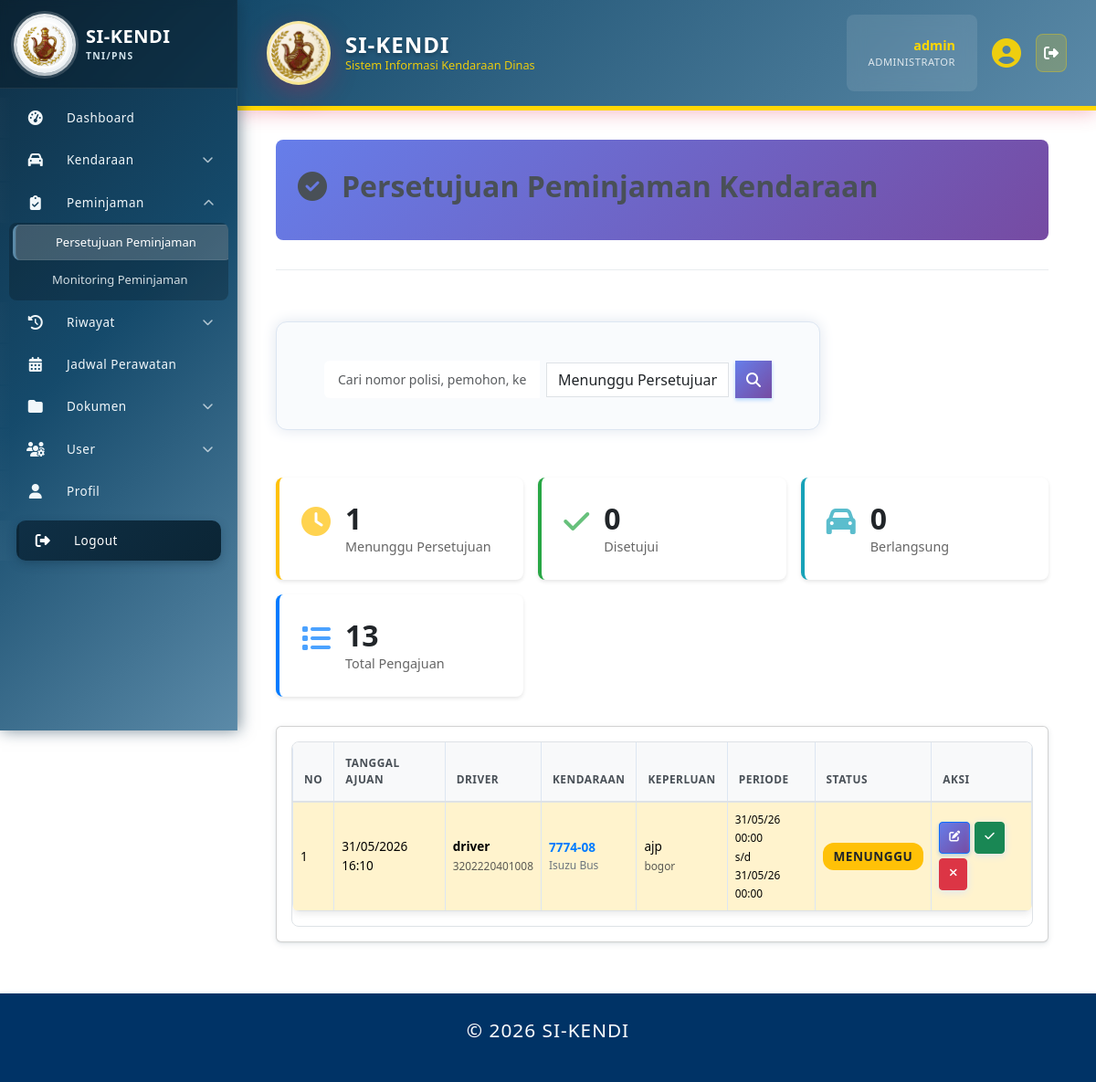
The app's page /index.php?page=persetujuan_peminjaman (signed in) with its own data.
### tables this page shows
CREATE TABLE `peminjaman_kendaraan` (
  `id` int(11) NOT NULL,
  `kendaraan_id` int(11) NOT NULL,
  `surat_tugas_id` int(11) DEFAULT NULL,
  `peminjam_id` int(11) NOT NULL,
  `approval_by` int(11) DEFAULT NULL,
  `nomor_surat` varchar(50) DEFAULT NULL,
  `tanggal_mulai` datetime NOT NULL,
  `tanggal_selesai` datetime NOT NULL,
  `tujuan` varchar(255) NOT NULL,
  `keperluan` text DEFAULT NULL,
  `rute` text DEFAULT NULL,
  `driver_id` int(11) DEFAULT NULL,
  `km_awal` int(11) DEFAULT NULL,
  `km_akhir` int(11) DEFAULT NULL,
  `bbm_awal` decimal(5,2) DEFAULT NULL,
  `bbm_akhir` decimal(5,2) DEFAULT NULL,
  `status` enum('Pending','Approved','Ongoing','Completed','Cancelled','Rejected') DEFAULT 'Pending',
  `tanggal_approval` timestamp NULL DEFAULT NULL,
  `tanggal_mulai_aktual` timestamp NULL DEFAULT NULL,
  `tanggal_selesai_aktual` timestamp NULL DEFAULT NULL,
  `catatan_approval` text DEFAULT NULL,
  `catatan_pengembalian` text DEFAULT NULL,
  `kondisi_kembali` enum('Baik','Rusak Ringan','Rusak Berat') DEFAULT 'Baik',
  `biaya_operasional` decimal(15,2) DEFAULT NULL,
  `created_at` timestamp NOT NULL DEFAULT current_timestamp(),
  `updated_at` timestamp NOT NULL DEFAULT current_timestamp() ON UPDATE current_timestamp(),
  `cancel_reason` text DEFAULT NULL,
  `approval_admin_status` enum('Pending','Approved','Rejected') NOT NULL DEFAULT 'Pending',
  `approval_admin_by` int(11) DEFAULT NULL,
  `approval_admin_at` datetime DEFAULT NULL,
  `approval_pimpinan_status` enum('Pending','Approved','Rejected') NOT NULL DEFAULT 'Pending',
  `approval_pimpinan_by` int(11) DEFAULT NULL,
  `approval_pimpinan_at` datetime DEFAULT NULL
);

CREATE TABLE `pengguna` (
  `id` int(11) NOT NULL,
  `nrp_nip` varchar(30) DEFAULT NULL,
  `nama_lengkap` varchar(100) NOT NULL,
  `pangkat` varchar(50) DEFAULT NULL,
  `jabatan` varchar(50) DEFAULT NULL,
  `satuan_pns` varchar(200) DEFAULT NULL,
  `no_hp` varchar(20) DEFAULT NULL,
  `email` varchar(100) DEFAULT NULL,
  `alamat` text DEFAULT NULL,
  `status_pegawai` enum('Aktif','Pensiun','Mutasi','Non-Aktif') NOT NULL DEFAULT 'Aktif',
  `status_aktif` enum('Aktif','Tidak Aktif') NOT NULL DEFAULT 'Aktif',
  `jenis_personel` enum('TNI','PNS') DEFAULT NULL,
  `matra` varchar(100) DEFAULT NULL,
  `korps` varchar(100) DEFAULT NULL,
  `kesatuan` varchar(200) DEFAULT NULL,
  `created_at` timestamp NOT NULL DEFAULT current_timestamp(),
  `updated_at` timestamp NOT NULL DEFAULT current_timestamp() ON UPDATE current_timestamp()
);

CREATE TABLE `kendaraan` (
  `id` int(11) NOT NULL,
  `no_polisi` varchar(20) NOT NULL,
  `no_rangka` varchar(50) NOT NULL,
  `no_mesin` varchar(50) NOT NULL,
  `penanggung_jawab` enum('Baur Spri Kapus','Baurku','Baurtarlat','Bidduk TI','Caraka','Kabidduk TI','Kabidinfomin','Kabidinfoops','Kabidpamsisfo','Kapusinfolahta TNI','Kasubbid Jarkomta & Duknis','Kasubbid Pam Aplikasi','Kasubbid Pam jarkomta','Kasubbid SDM TI','Kasubbid Sisfogarku','Kasubbid Sisfointel','Kasubbid Sisfoopslat','Kasubbid Sisfopers','Kasubbid Sisfoter','Kataud','Kaurdal','Kaurpers','Kaurtu','Tamudi Kapus','Wakapusinfolahta TNI') NOT NULL,
  `locator` varchar(255) DEFAULT NULL,
  `pengguna_id` int(11) DEFAULT NULL,
  `merk` varchar(50) NOT NULL,
  `tipe` varchar(50) DEFAULT NULL,
  `tahun_pembuatan` year(4) DEFAULT NULL,
  `warna` varchar(30) DEFAULT NULL,
  `jenis` enum('Roda 2','Roda 4','Truk','Bus','Lainnya') DEFAULT 'Roda 4',
  `bahan_bakar` enum('Pertalite','Pertamax','Solar','Listrik','Hybrid') NOT NULL DEFAULT 'Pertalite',
  `no_reg` varchar(30) DEFAULT NULL,
  `no_stnk` varchar(30) DEFAULT NULL,
  `no_bpkb` varchar(30) DEFAULT NULL,
  `tanggal_berlaku_stnk` date DEFAULT NULL,
  `pemilik_stnk` varchar(100) DEFAULT NULL,
  `status_kepemilikan` enum('Satker','Pinjam Pakai') DEFAULT 'Satker',
  `satker` varchar(50) NOT NULL,
  `kode_barang` varchar(50) DEFAULT NULL,
  `kondisi` enum('Baik','Rusak Ringan','Rusak Berat') DEFAULT 'Baik',
  `status_kendaraan` enum('Operasional','Perbaikan','Rusak','Tidak Aktif') DEFAULT 'Operasional',
  `status_peminjaman` enum('Tersedia','Dipinjam','Maintenance','Rusak') DEFAULT 'Tersedia',
  `tanggal_servis_terakhir` date DEFAULT NULL,
  `last_service_km` int(11) DEFAULT NULL,
  `odometer` int(11) DEFAULT 0,
  `foto` varchar(255) DEFAULT NULL,
  `catatan` text DEFAULT NULL,
  `created_at` timestamp NOT NULL DEFAULT current_timestamp(),
  `updated_at` timestamp NOT NULL DEFAULT current_timestamp() ON UPDATE current_timestamp()
);

### pages/persetujuan_peminjaman.php (the view, shortened to what the rows shown need)
<?php
require_once 'includes/auth.php';
$current_role = get_current_role();
$action = $_GET['action'] ?? 'list';
function get_table_columns($mysqli, $table) {
    $cols = [];
    $table = $mysqli->real_escape_string($table);
    $res = $mysqli->query("SHOW COLUMNS FROM `{$table}`");
    if ($res) {
        while ($r = $res->fetch_assoc()) {
            $cols[] = $r['Field'];
        }
    }
    return $cols;
}
function ensure_peminjaman_approval_columns($mysqli) {
    $cols = get_table_columns($mysqli, 'peminjaman_kendaraan');
    $refresh = false;
    return $refresh ? get_table_columns($mysqli, 'peminjaman_kendaraan') : $cols;
}
$peminjaman_cols = ensure_peminjaman_approval_columns($mysqli);
$has_admin_approval = in_array('approval_admin_status', $peminjaman_cols, true);
$status_filter = $_GET['status'] ?? 'Pending';
$limit = 20;
$page = max(1, (int)($_GET['p'] ?? 1));
$offset = ($page - 1) * $limit;
$where_conditions = [];
$params = [];
$param_types = '';
if ($status_filter) {
    $where_conditions[] = "p.status = ?";
    $params[] = $status_filter;
    $param_types .= 's';
}
if ($status_filter === 'Pending') {
    if ($current_role === 'admin' && $has_admin_approval) {
        $where_conditions[] = "p.approval_admin_status = 'Pending'";
    }
}
$where_sql = $where_conditions ? 'WHERE ' . implode(' AND ', $where_conditions) : '';
$cols_info = $mysqli->query("SHOW COLUMNS FROM peminjaman_kendaraan")->fetch_all(MYSQLI_ASSOC);
$cols_names = array_column($cols_info, 'Field');
$approver_col = null;
foreach (['approved_by','approval_by','approver_id','approved_by_id','approver'] as $c) {
    if (in_array($c, $cols_names)) { $approver_col = $c; break; }
}
$select_extra = '';
$join_approver = '';
if ($approver_col) {
    $select_extra = ", approver.nama_lengkap as approved_by_name";
    $join_approver = " LEFT JOIN pengguna approver ON p.{$approver_col} = approver.id";
}
$sql = "
    SELECT p.*, k.no_polisi, k.merk, k.tipe, k.jenis,
           pemohon.nama_lengkap as pemohon_name, pemohon.nrp_nip as pemohon_nip" . $select_extra . "
    FROM peminjaman_kendaraan p
    LEFT JOIN kendaraan k ON p.kendaraan_id = k.id
    LEFT JOIN pengguna pemohon ON p.peminjam_id = pemohon.id" . $join_approver . "
    $where_sql
    ORDER BY
        CASE
            WHEN p.status = 'Pending' THEN 1
            WHEN p.status = 'Approved' THEN 2
            WHEN p.status = 'Ongoing' THEN 3
            ELSE 4
        END,
        p.created_at DESC
    LIMIT ? OFFSET ?
";
$stmt = $mysqli->prepare($sql);
if ($params) {
    $param_types .= 'ii';
    $params[] = $limit;
    $params[] = $offset;
    $stmt->bind_param($param_types, ...$params);
} else {
    $stmt->bind_param('ii', $limit, $offset);
}
$stmt->execute();
$peminjaman_list = $stmt->get_result()->fetch_all(MYSQLI_ASSOC);
$detail_data = null;
function getStatusBadge($status) {
    $badges = [
        'Pending' => 'badge-warning',
        'Approved' => 'badge-success',
        'Rejected' => 'badge-danger',
        'Ongoing' => 'badge-info',
        'Completed' => 'badge-primary',
        'Cancelled' => 'badge-secondary'
    ];
    $labels = [
        'Pending' => 'Menunggu',
        'Approved' => 'Disetujui',
        'Rejected' => 'Ditolak',
        'Ongoing' => 'Berlangsung',
        'Completed' => 'Selesai',
        'Cancelled' => 'Dibatalkan'
    ];
    $badge_class = $badges[$status] ?? 'badge-secondary';
    $label = $labels[$status] ?? $status;
    return "<span class=\"badge $badge_class\">$label</span>";
}
?>
<div class="page-header">
    <h1><i class="fas fa-check-circle"></i> Persetujuan Peminjaman Kendaraan</h1>
</div>
<?php if ($action === 'edit' && $detail_data): ?>
    <div class="card">
        <div class="card-header">
            <h3><i class="fas fa-edit"></i> Edit Pengajuan Peminjaman</h3>
        </div>
        <div class="card-body">
            <form method="post">
                <input type="hidden" name="csrf_token" value="<?= generate_csrf_token() ?>">
                <input type="hidden" name="peminjaman_id" value="<?= (int)$detail_data['id'] ?>">
                <div class="detail-grid">
                    <div class="form-group">
                        <label for="keperluan">Keperluan *</label>
                        <textarea id="keperluan" name="keperluan" class="form-control" rows="3" required><?= htmlspecialchars((string)($detail_data['keperluan'] ?? '')) ?></textarea>
                    </div>
                    <div class="form-group">
                        <label for="tujuan">Tujuan *</label>
                        <input id="tujuan" name="tujuan" class="form-control" required value="<?= htmlspecialchars((string)($detail_data['tujuan'] ?? '')) ?>">
                    </div>
                    <div class="form-group">
                        <label for="tanggal_mulai">Tanggal Mulai *</label>
                        <input id="tanggal_mulai" name="tanggal_mulai" type="datetime-local" class="form-control" required value="<?= !empty($detail_data['tanggal_mulai']) ? date('Y-m-d\\TH:i', strtotime($detail_data['tanggal_mulai'])) : '' ?>">
                    </div>
                    <div class="form-group">
                        <label for="tanggal_selesai">Tanggal Selesai *</label>
                        <input id="tanggal_selesai" name="tanggal_selesai" type="datetime-local" class="form-control" required value="<?= !empty($detail_data['tanggal_selesai']) ? date('Y-m-d\\TH:i', strtotime($detail_data['tanggal_selesai'])) : '' ?>">
                    </div>
                </div>
                <div class="form-actions mt-3">
                    <button type="submit" class="btn btn-primary">
                        <i class="fas fa-save"></i> Simpan Perubahan
                    </button>
                    <a href="index.php?page=persetujuan_peminjaman" class="btn btn-secondary">
                        <i class="fas fa-arrow-left"></i> Kembali
                    </a>
                </div>
            </form>
        </div>
    </div>
<?php else: ?>
    <div class="card">
        <div class="card-body">
            <div class="table-responsive">
                <table class="table">
                    <thead>
                        <tr>
                            <th>No</th>
                            <th>Tanggal Ajuan</th>
                            <th>Driver</th>
                            <th>Kendaraan</th>
                            <th>Keperluan</th>
                            <th>Periode</th>
                            <th>Status</th>
                            <th>Aksi</th>
                        </tr>
                    </thead>
                    <tbody>
                        <?php if (count($peminjaman_list) > 0): ?>
                            <?php $no = ($page - 1) * $limit + 1; foreach ($peminjaman_list as $peminjaman): ?>
                                <tr class="<?= $peminjaman['status'] === 'Pending' ? 'table-warning' : '' ?>">
                                    <td><?= $no++ ?></td>
                                    <td><?= date('d/m/Y H:i', strtotime($peminjaman['created_at'])) ?></td>
                                    <td>
                                        <strong><?= htmlspecialchars($peminjaman['pemohon_name']) ?></strong>
                                        <br><small class="text-muted"><?= htmlspecialchars($peminjaman['pemohon_nip']) ?></small>
                                    </td>
                                    <td>
                                        <div class="vehicle-info">
                                            <strong><?= htmlspecialchars($peminjaman['no_reg'] ?? ($peminjaman['no_polisi'] ?? '')) ?></strong>
                                                <br><small class="text-muted"><?= htmlspecialchars($peminjaman['merk'] ?? '') ?> <?= htmlspecialchars($peminjaman['tipe'] ?? '') ?></small>
                                        </div>
                                    </td>
                                    <td>
                                        <div class="text-truncate text-truncate-custom" title="<?= htmlspecialchars($peminjaman['keperluan']) ?>">
                                            <?= htmlspecialchars($peminjaman['keperluan']) ?>
                                        </div>
                                        <small class="text-muted"><?= htmlspecialchars($peminjaman['tujuan']) ?></small>
                                    </td>
                                    <td>
                                        <small>
                                            <?= date('d/m/y H:i', strtotime($peminjaman['tanggal_mulai'])) ?><br>
                                            s/d<br>
                                            <?= date('d/m/y H:i', strtotime($peminjaman['tanggal_selesai'])) ?>
                                        </small>
                                    </td>
                                    <td><?= getStatusBadge($peminjaman['status']) ?></td>
                                    <td>
                                        <div class="action-buttons">
                                            <?php if ($peminjaman['status'] === 'Pending'): ?>
                                                <a href="index.php?page=persetujuan_peminjaman&action=edit&id=<?= $peminjaman['id'] ?>"
                                                   class="btn btn-primary btn-sm" title="Edit Pengajuan">
                                                    <i class="fas fa-edit"></i>
                                                </a>
                                                <a href="index.php?page=persetujuan_peminjaman&action=approve&id=<?= $peminjaman['id'] ?>"
                                                   class="btn btn-success btn-sm" title="Setujui">
                                                    <i class="fas fa-check"></i>
                                                </a>
                                                <a href="index.php?page=persetujuan_peminjaman&action=reject&id=<?= $peminjaman['id'] ?>"
                                                   class="btn btn-danger btn-sm" title="Tolak">
                                                    <i class="fas fa-times"></i>
                                                </a>
                                            <?php else: ?>
                                                <span class="text-muted">-</span>
                                            <?php endif; ?>
                                        </div>
                                    </td>
                                </tr>
                            <?php endforeach; ?>
                        <?php endif; ?>
                    </tbody>
                </table>
            </div>
        </div>
    </div>
<?php endif; ?>

### records on screen
peminjaman_kendaraan: created_at "31/05/2026 16:10", peminjam.nama_lengkap "driver", peminjam.nrp_nip "3202220401008", kendaraan.no_polisi "7774-08", kendaraan.merk "Isuzu", kendaraan.tipe "Bus", keperluan "ajp", tujuan "bogor", tanggal_mulai "31/05/26 00:00", tanggal_selesai "31/05/26 00:00", status "MENUNGGU"

### other values on screen
isset($_SESSION['username']) ? $_SESSION['username'] : '' "admin"
$stats['pending'] "1"
$stats['approved'] "0"
$stats['ongoing'] "0"
$stats['total'] "13"
